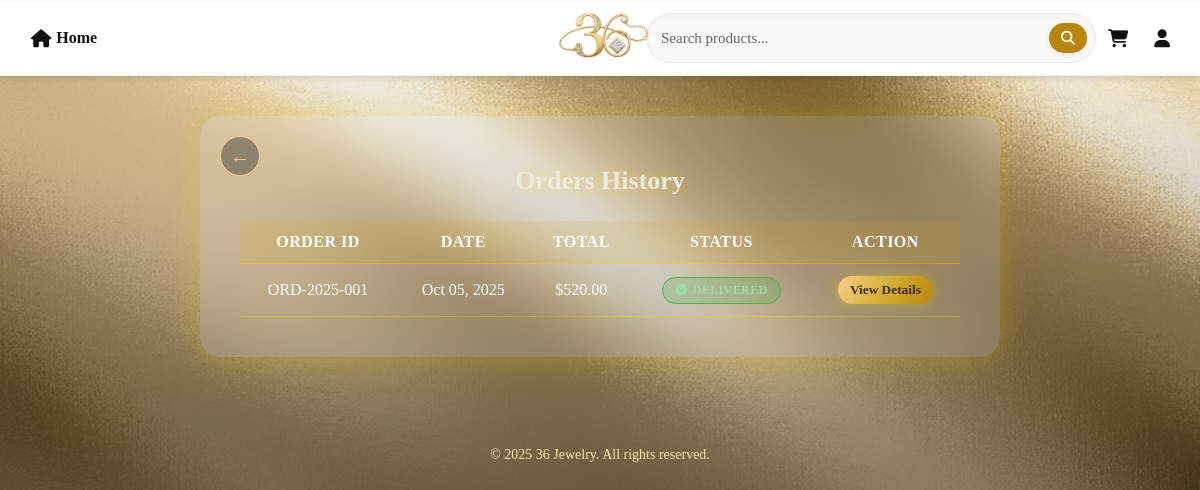
/Jewellery/User/users/history.php (signed in), run on the app's committed database.
### tables this page shows
CREATE TABLE `orders` (
  `id` int(11) NOT NULL AUTO_INCREMENT,
  `order_number` varchar(50) NOT NULL,
  `customer_id` int(11) NOT NULL,
  `order_date` date NOT NULL,
  `total_amount` decimal(15,2) DEFAULT 0.00,
  `status` enum('Pending','Processed','Delivered','Cancelled') DEFAULT 'Pending',
  PRIMARY KEY (`id`),
  UNIQUE KEY `order_number` (`order_number`),
  KEY `customer_id` (`customer_id`),
  CONSTRAINT `orders_ibfk_1` FOREIGN KEY (`customer_id`) REFERENCES `customers` (`id`) ON DELETE CASCADE
);

### Jewellery/User/users/history.php (the view, shortened to what this page needs)
<?php
require_once __DIR__ . '/../../config/config.php';
$user_id = (int) $_SESSION['user_id'];
$stmt = $conn->prepare("SELECT id FROM customers WHERE user_id = ?");
$stmt->bind_param("i", $user_id);
$stmt->execute();
$result = $stmt->get_result();
$customer = $result->fetch_assoc();
if (!$customer) {
  $orders = [];
} else {
  $customer_id = $customer['id'];
  $stmt = $conn->prepare("SELECT id, order_number, order_date, total_amount, status FROM orders WHERE customer_id = ? ORDER BY order_date DESC");
  $stmt->bind_param("i", $customer_id);
  $stmt->execute();
  $orders = $stmt->get_result()->fetch_all(MYSQLI_ASSOC);
}
$link_home = BASE_URL . 'User/indexprofile.php';
$link_cart = BASE_URL . 'User/users/cart.php';
$link_profile = BASE_URL . 'User/users/profile.php';
?>
<!DOCTYPE html>
<html lang="en">
<head>
  <link rel="stylesheet" href="https://cdnjs.cloudflare.com/ajax/libs/font-awesome/6.4.0/css/all.min.css">
</head>
<body>
  <header class="header-container">
    <div class="search-bar">
      <div class="left">
        <a href="<?= $link_home ?>" class="home-btn"><i class="fas fa-home"></i> Home</a>
      </div>
      <div class="center">
        <a href="<?= $link_home ?>">
          <img src="<?= IMG_URL ?>36-logo.png" alt="Jewelry Store Logo" class="header-logo">
        </a>
        <div class="search-box">
          <input type="text" id="search-input" placeholder="Search products...">
          <button onclick="doSearch()">
            <i class="fas fa-search"></i>
          </button>
        </div>
      </div>
      <div class="right">
        <a href="<?= $link_cart ?>" class="icon-link"><i class="fas fa-shopping-cart"></i></a>
        <a href="<?= $link_profile ?>" class="icon-link"><i class="fas fa-user"></i></a>
      </div>
    </div>
  </header>
  <main class="main-content">
    <button class="back-button" onclick="window.history.back();">&#8592;</button>
    <section class="orders-section">
      <h2>Orders History</h2>
      <?php if (empty($orders)): ?>
        <p style="color:white; text-align:center;">You have no orders yet.</p>
      <?php else: ?>
        <table class="orders-table">
          <thead>
            <tr>
              <th>Order ID</th>
              <th>Date</th>
              <th>Total</th>
              <th>Status</th>
              <th>Action</th>
            </tr>
          </thead>
          <tbody>
            <?php foreach ($orders as $order):
              $order_date = date('M d, Y', strtotime($order['order_date']));
              switch ($order['status']) {
                case 'Delivered':
                  $sc = 'delivered';
                  $si = 'fa-check-circle';
                  $sl = 'Delivered';
                  break;
              }
              ?>
              <tr>
                <td><?= htmlspecialchars($order['order_number']) ?></td>
                <td><?= $order_date ?></td>
                <td>$<?= number_format($order['total_amount'], 2) ?></td>
                <td><span class="status <?= $sc ?>"><i class="fas <?= $si ?>"></i><?= $sl ?></span></td>
                <td><button class="view-details-btn" data-order-id="<?= $order['id'] ?>">View Details</button></td>
              </tr>
            <?php endforeach; ?>
          </tbody>
        </table>
      <?php endif; ?>
    </section>
  </main>
  <footer class="footer">
    <p>&copy; 2025 36 Jewelry. All rights reserved.</p>
  </footer>
</body>
</html>

### data on the page
orders: order_number "ORD-2025-001", order_date "Oct 05, 2025", total_amount "520.00", status "DELIVERED"
